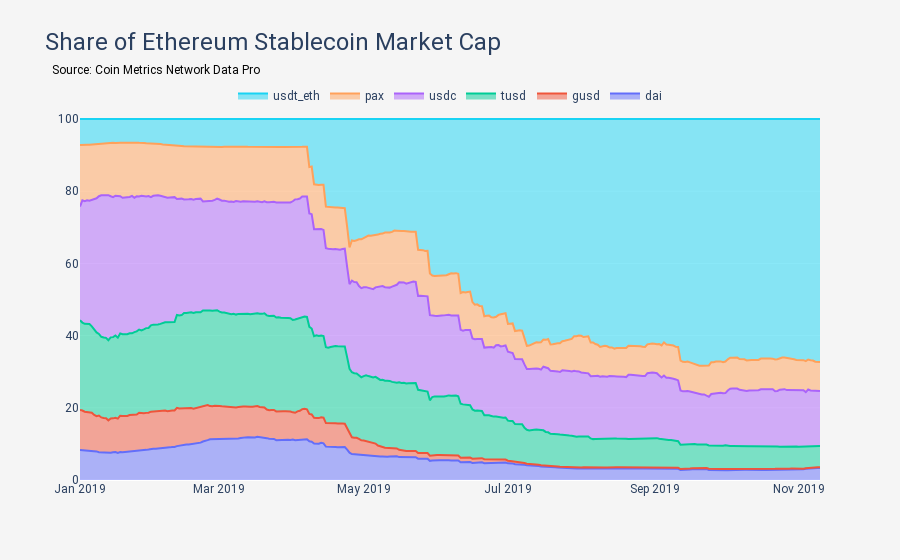

Source (notebook cell):
### Code cell
MarketShareAssetsByMetric(title='Share of Ethereum Stablecoin Market Cap', metric='CapMrktCurUSD', assets=stablecoins).run(stablecoins_df).fig.show()

### Figure 1 — Plotly figure (JSON) as saved in the notebook; plotly's stock layout.template omitted (floating-point values rounded to 4 significant figures; data arrays with more than 128 entries replaced by an {"elided": "..."} marker saying what was removed)
{"data": [{"groupnorm": "percent", "mode": "lines", "name": "dai", "stackgroup": "one", "type": "scatter", "x": {"elided": "314 str values"}, "y": {"elided": "314 float values"}}, {"groupnorm": "percent", "mode": "lines", "name": "gusd", "stackgroup": "one", "type": "scatter", "x": {"elided": "314 str values"}, "y": {"elided": "314 float values"}}, {"groupnorm": "percent", "mode": "lines", "name": "tusd", "stackgroup": "one", "type": "scatter", "x": {"elided": "314 str values"}, "y": {"elided": "314 float values"}}, {"groupnorm": "percent", "mode": "lines", "name": "usdc", "stackgroup": "one", "type": "scatter", "x": {"elided": "314 str values"}, "y": {"elided": "314 float values"}}, {"groupnorm": "percent", "mode": "lines", "name": "pax", "stackgroup": "one", "type": "scatter", "x": {"elided": "314 str values"}, "y": {"elided": "314 float values"}}, {"groupnorm": "percent", "mode": "lines", "name": "usdt_eth", "stackgroup": "one", "type": "scatter", "x": {"elided": "314 str values"}, "y": {"elided": "314 float values"}}], "layout": {"annotations": [{"align": "left", "font": {"color": "black", "size": 12}, "showarrow": false, "text": "Source: Coin Metrics Network Data Pro", "valign": "top", "x": -0.04, "xref": "paper", "y": 1.103, "yref": "paper"}], "font": {"family": "Roboto"}, "legend": {"bgcolor": "#F5F5F5", "orientation": "h", "x": 0.5, "xanchor": "center", "y": 1.05, "yanchor": "top"}, "paper_bgcolor": "#F5F5F5", "plot_bgcolor": "#F5F5F5", "title": {"font": {"family": "Roboto", "size": 24}, "text": "Share of Ethereum Stablecoin Market Cap"}, "xaxis": {"showgrid": false}}}
